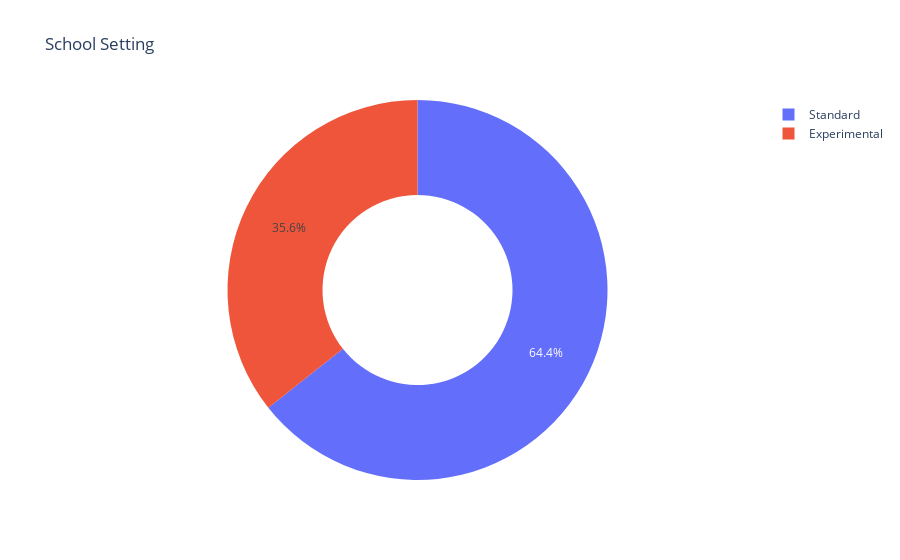

Notebook source saved alongside this figure:
### Code cell
fig = make_subplots(rows=1, cols=2,specs=[[{'type':'domain'},{'type':'domain'}]])
fig.add_trace(go.Pie(labels=df['teaching_method'].value_counts().keys(),values=df['teaching_method'].value_counts(),name="Teaching Methods"))
fig.update_traces(hole=0.5, hoverinfo="label+percent+name")
fig.update_layout(
title_text="School Setting")
fig.show()

### Figure 1 — Plotly figure (JSON) as saved in the notebook; plotly's stock layout.template omitted (floating-point values rounded to 4 significant figures)
{"data": [{"hole": 0.5, "hoverinfo": "label+percent+name", "labels": ["Standard", "Experimental"], "name": "Teaching Methods", "type": "pie", "values": [1373, 760]}], "layout": {"title": {"text": "School Setting"}}}
